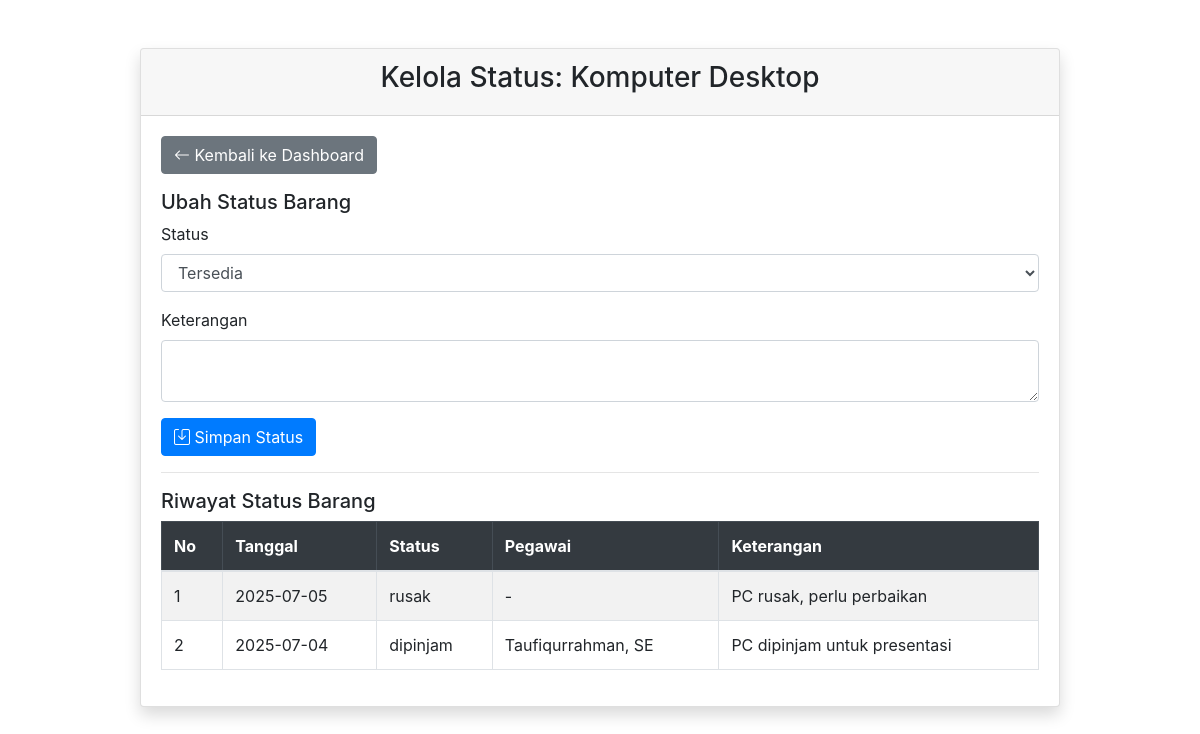
The app's page /kelola_status.php?id=4 (signed in) with its own data.
### tables this page shows
CREATE TABLE IF NOT EXISTS `tbl_barang` (
  `id_barang` int NOT NULL AUTO_INCREMENT,
  `nama_barang` varchar(100) NOT NULL,
  `jenis_barang` enum('habis_pakai','tidak_habis_pakai') NOT NULL,
  `deskripsi` text,
  `id_departemen` int NOT NULL,
  `created_at` date DEFAULT NULL,
  PRIMARY KEY (`id_barang`),
  KEY `id_departemen` (`id_departemen`),
  CONSTRAINT `tbl_barang_ibfk_1` FOREIGN KEY (`id_departemen`) REFERENCES `tbl_departemen` (`id_departemen`) ON DELETE RESTRICT
);

CREATE TABLE IF NOT EXISTS `tbl_status_barang` (
  `id_status` int NOT NULL AUTO_INCREMENT,
  `id_barang` int NOT NULL,
  `status` enum('tersedia','dipinjam','rusak') NOT NULL,
  `id_pegawai` int DEFAULT NULL,
  `keterangan` text,
  `created_at` date DEFAULT NULL,
  PRIMARY KEY (`id_status`),
  KEY `id_barang` (`id_barang`),
  KEY `id_pegawai` (`id_pegawai`),
  CONSTRAINT `tbl_status_barang_ibfk_1` FOREIGN KEY (`id_barang`) REFERENCES `tbl_barang` (`id_barang`) ON DELETE CASCADE,
  CONSTRAINT `tbl_status_barang_ibfk_2` FOREIGN KEY (`id_pegawai`) REFERENCES `tbl_pegawai` (`id_pegawai`) ON DELETE SET NULL
);

CREATE TABLE IF NOT EXISTS `tbl_pegawai` (
  `id_pegawai` int NOT NULL AUTO_INCREMENT,
  `nama` varchar(100) NOT NULL,
  `nip` varchar(20) NOT NULL,
  `jabatan` varchar(100) NOT NULL,
  `departemen` varchar(100) NOT NULL,
  `jenis_kelamin` enum('L','P') DEFAULT NULL,
  `created_at` date DEFAULT NULL,
  PRIMARY KEY (`id_pegawai`)
);

### kelola_status.php (the view, shortened to what this page needs)
<?php
include "config/koneksi.php";
$id_barang = mysqli_escape_string($koneksi, $_GET['id']);
$query = "SELECT * FROM tbl_barang WHERE id_barang = '$id_barang' AND jenis_barang = 'tidak_habis_pakai'";
$result = mysqli_query($koneksi, $query);
$barang = mysqli_fetch_array($result);
?>
<!doctype html>
<html lang="en">
<head>
    <link rel="stylesheet" href="assets/css/bootstrap.min.css">
    <link rel="stylesheet" href="https://cdn.jsdelivr.net/npm/bootstrap-icons@1.11.3/font/bootstrap-icons.min.css">
</head>
<body>
    <div class="container">
        <div class="row mt-5">
            <div class="col-lg-10 mx-auto">
                <div class="card shadow rounded">
                    <div class="card-header">
                        <h3 class="text-center">Kelola Status: <?php echo htmlspecialchars($barang['nama_barang']); ?></h3>
                    </div>
                    <div class="card-body">
                        <a href="inventaris.php" class="btn btn-secondary mb-3"><i class="bi bi-arrow-left"></i> Kembali ke Dashboard</a>
                        <h5>Ubah Status Barang</h5>
                        <form method="POST">
                            <div class="form-group">
                                <label>Status</label>
                                <select name="status" class="form-control" id="status" onchange="togglePegawai()" required>
                                    <option value="tersedia">Tersedia</option>
                                </select>
                            </div>
                            <div class="form-group">
                                <label>Keterangan</label>
                                <textarea name="keterangan" class="form-control"></textarea>
                            </div>
                            <button type="submit" class="btn btn-primary"><i class="bi bi-save"></i> Simpan Status</button>
                        </form>
                        <hr>
                        <h5>Riwayat Status Barang</h5>
                        <table class="table table-bordered table-striped">
                            <thead class="table-dark">
                                <tr>
                                    <th>No</th>
                                    <th>Tanggal</th>
                                    <th>Status</th>
                                    <th>Pegawai</th>
                                    <th>Keterangan</th>
                                </tr>
                            </thead>
                            <tbody>
                                <?php
                                $query = "
                                    SELECT s.created_at, s.status, s.keterangan, p.nama
                                    FROM tbl_status_barang s
                                    LEFT JOIN tbl_pegawai p ON s.id_pegawai = p.id_pegawai
                                    WHERE s.id_barang = '$id_barang'
                                    ORDER BY s.created_at DESC";
                                $result = mysqli_query($koneksi, $query);
                                $no = 1;
                                while ($row = mysqli_fetch_array($result)) {
                                    ?>
                                    <tr>
                                        <td><?php echo $no++; ?></td>
                                        <td><?php echo $row['created_at']; ?></td>
                                        <td><?php echo htmlspecialchars($row['status']); ?></td>
                                        <td><?php echo htmlspecialchars($row['nama'] ?? '-'); ?></td>
                                        <td><?php echo htmlspecialchars($row['keterangan'] ?? '-'); ?></td>
                                    </tr>
                                    <?php
                                }
                                ?>
                            </tbody>
                        </table>
                    </div>
                </div>
            </div>
        </div>
    </div>
</body>
</html>

### records on screen
tbl_barang: nama_barang "Komputer Desktop"
tbl_status_barang: created_at "2025-07-05", status "rusak", nama "-", keterangan "PC rusak, perlu perbaikan"
tbl_status_barang: created_at "2025-07-04", status "dipinjam", id_pegawai.nama "Taufiqurrahman, SE", keterangan "PC dipinjam untuk presentasi"
